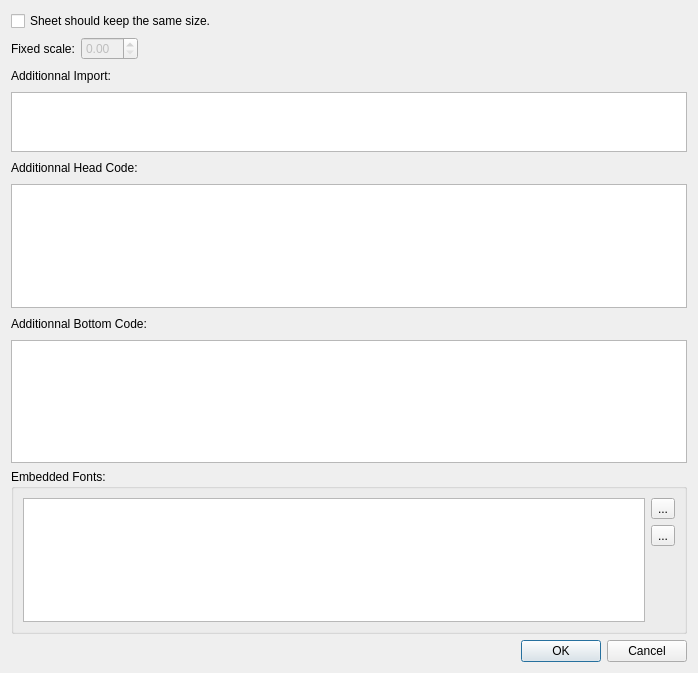
<?xml version="1.0" encoding="UTF-8"?>
<ui version="4.0">
 <class>SheetProperties</class>
 <widget class="QDialog" name="SheetProperties">
  <property name="geometry">
   <rect>
    <x>0</x>
    <y>0</y>
    <width>698</width>
    <height>673</height>
   </rect>
  </property>
  <property name="windowTitle">
   <string>Sheet Properties</string>
  </property>
  <property name="windowIcon">
   <iconset resource="qmlfile.qrc">
    <normaloff>:/resources/logo/symbol2.png</normaloff>:/resources/logo/symbol2.png</iconset>
  </property>
  <layout class="QVBoxLayout" name="verticalLayout_2">
   <item>
    <layout class="QHBoxLayout" name="horizontalLayout_4">
     <item>
      <widget class="QCheckBox" name="m_flickable">
       <property name="text">
        <string>Sheet should keep the same size.</string>
       </property>
      </widget>
     </item>
     <item>
      <spacer name="horizontalSpacer_3">
       <property name="orientation">
        <enum>Qt::Horizontal</enum>
       </property>
       <property name="sizeHint" stdset="0">
        <size>
         <width>40</width>
         <height>20</height>
        </size>
       </property>
      </spacer>
     </item>
    </layout>
   </item>
   <item>
    <layout class="QHBoxLayout" name="horizontalLayout_3">
     <item>
      <widget class="QLabel" name="label_2">
       <property name="text">
        <string>Fixed scale:</string>
       </property>
      </widget>
     </item>
     <item>
      <widget class="QDoubleSpinBox" name="m_fixedScale">
       <property name="enabled">
        <bool>false</bool>
       </property>
      </widget>
     </item>
     <item>
      <spacer name="horizontalSpacer_2">
       <property name="orientation">
        <enum>Qt::Horizontal</enum>
       </property>
       <property name="sizeHint" stdset="0">
        <size>
         <width>40</width>
         <height>20</height>
        </size>
       </property>
      </spacer>
     </item>
    </layout>
   </item>
   <item>
    <layout class="QHBoxLayout" name="horizontalLayout_5">
     <item>
      <widget class="QLabel" name="label_4">
       <property name="text">
        <string>Additionnal Import:</string>
       </property>
      </widget>
     </item>
     <item>
      <spacer name="horizontalSpacer_5">
       <property name="orientation">
        <enum>Qt::Horizontal</enum>
       </property>
       <property name="sizeHint" stdset="0">
        <size>
         <width>40</width>
         <height>20</height>
        </size>
       </property>
      </spacer>
     </item>
    </layout>
   </item>
   <item>
    <widget class="CodeEditor" name="m_additionnalImport">
     <property name="maximumSize">
      <size>
       <width>16777215</width>
       <height>60</height>
      </size>
     </property>
    </widget>
   </item>
   <item>
    <layout class="QHBoxLayout" name="horizontalLayout_2">
     <item>
      <widget class="QLabel" name="label">
       <property name="text">
        <string>Additionnal Head Code:</string>
       </property>
      </widget>
     </item>
     <item>
      <spacer name="horizontalSpacer">
       <property name="orientation">
        <enum>Qt::Horizontal</enum>
       </property>
       <property name="sizeHint" stdset="0">
        <size>
         <width>40</width>
         <height>20</height>
        </size>
       </property>
      </spacer>
     </item>
    </layout>
   </item>
   <item>
    <widget class="CodeEditor" name="m_additionnalHeadCode"/>
   </item>
   <item>
    <layout class="QHBoxLayout" name="horizontalLayout_7">
     <item>
      <widget class="QLabel" name="label_5">
       <property name="text">
        <string>Additionnal Bottom Code:</string>
       </property>
      </widget>
     </item>
     <item>
      <spacer name="horizontalSpacer_6">
       <property name="orientation">
        <enum>Qt::Horizontal</enum>
       </property>
       <property name="sizeHint" stdset="0">
        <size>
         <width>40</width>
         <height>20</height>
        </size>
       </property>
      </spacer>
     </item>
    </layout>
   </item>
   <item>
    <widget class="CodeEditor" name="m_additionnalBottomCode"/>
   </item>
   <item>
    <widget class="QGroupBox" name="groupBox">
     <property name="title">
      <string>Embedded Fonts:</string>
     </property>
     <layout class="QHBoxLayout" name="horizontalLayout_6">
      <item>
       <widget class="QListView" name="listView"/>
      </item>
      <item>
       <layout class="QVBoxLayout" name="verticalLayout">
        <item>
         <widget class="QToolButton" name="m_addFontBtn">
          <property name="text">
           <string>...</string>
          </property>
          <property name="icon">
           <iconset resource="qmlfile.qrc">
            <normaloff>:/resources/icons/add_round.png</normaloff>:/resources/icons/add_round.png</iconset>
          </property>
         </widget>
        </item>
        <item>
         <widget class="QToolButton" name="m_removeFontBtn">
          <property name="text">
           <string>...</string>
          </property>
          <property name="icon">
           <iconset resource="qmlfile.qrc">
            <normaloff>:/resources/icons/delete.png</normaloff>:/resources/icons/delete.png</iconset>
          </property>
         </widget>
        </item>
        <item>
         <spacer name="verticalSpacer">
          <property name="orientation">
           <enum>Qt::Vertical</enum>
          </property>
          <property name="sizeHint" stdset="0">
           <size>
            <width>20</width>
            <height>40</height>
           </size>
          </property>
         </spacer>
        </item>
       </layout>
      </item>
     </layout>
    </widget>
   </item>
   <item>
    <widget class="QDialogButtonBox" name="buttonBox">
     <property name="orientation">
      <enum>Qt::Horizontal</enum>
     </property>
     <property name="standardButtons">
      <set>QDialogButtonBox::Cancel|QDialogButtonBox::Ok</set>
     </property>
    </widget>
   </item>
  </layout>
 </widget>
 <customwidgets>
  <customwidget>
   <class>CodeEditor</class>
   <extends>QPlainTextEdit</extends>
   <header>codeeditor.h</header>
  </customwidget>
 </customwidgets>
 <resources>
  <include location="qmlfile.qrc"/>
 </resources>
 <connections>
  <connection>
   <sender>buttonBox</sender>
   <signal>accepted()</signal>
   <receiver>SheetProperties</receiver>
   <slot>accept()</slot>
   <hints>
    <hint type="sourcelabel">
     <x>227</x>
     <y>360</y>
    </hint>
    <hint type="destinationlabel">
     <x>157</x>
     <y>274</y>
    </hint>
   </hints>
  </connection>
  <connection>
   <sender>buttonBox</sender>
   <signal>rejected()</signal>
   <receiver>SheetProperties</receiver>
   <slot>reject()</slot>
   <hints>
    <hint type="sourcelabel">
     <x>295</x>
     <y>366</y>
    </hint>
    <hint type="destinationlabel">
     <x>286</x>
     <y>274</y>
    </hint>
   </hints>
  </connection>
  <connection>
   <sender>m_flickable</sender>
   <signal>clicked(bool)</signal>
   <receiver>m_fixedScale</receiver>
   <slot>setEnabled(bool)</slot>
   <hints>
    <hint type="sourcelabel">
     <x>69</x>
     <y>16</y>
    </hint>
    <hint type="destinationlabel">
     <x>108</x>
     <y>47</y>
    </hint>
   </hints>
  </connection>
 </connections>
</ui>
